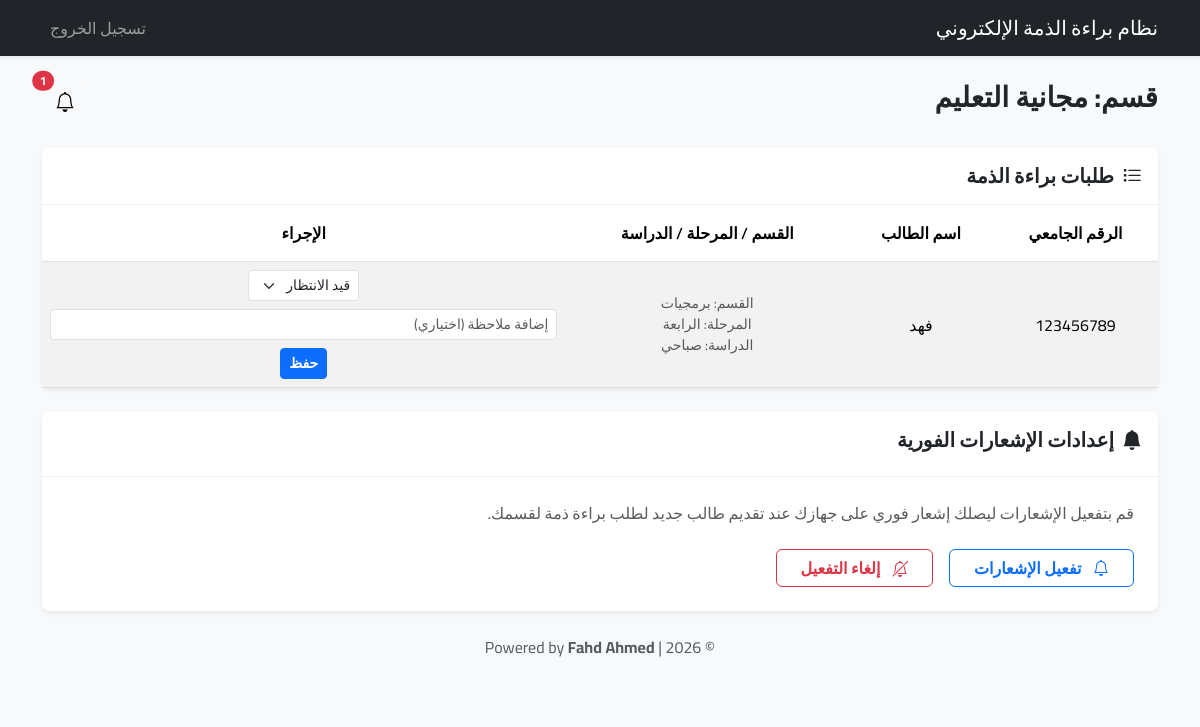
/department_officer (signed in), run on an earlier commit of the app's database.
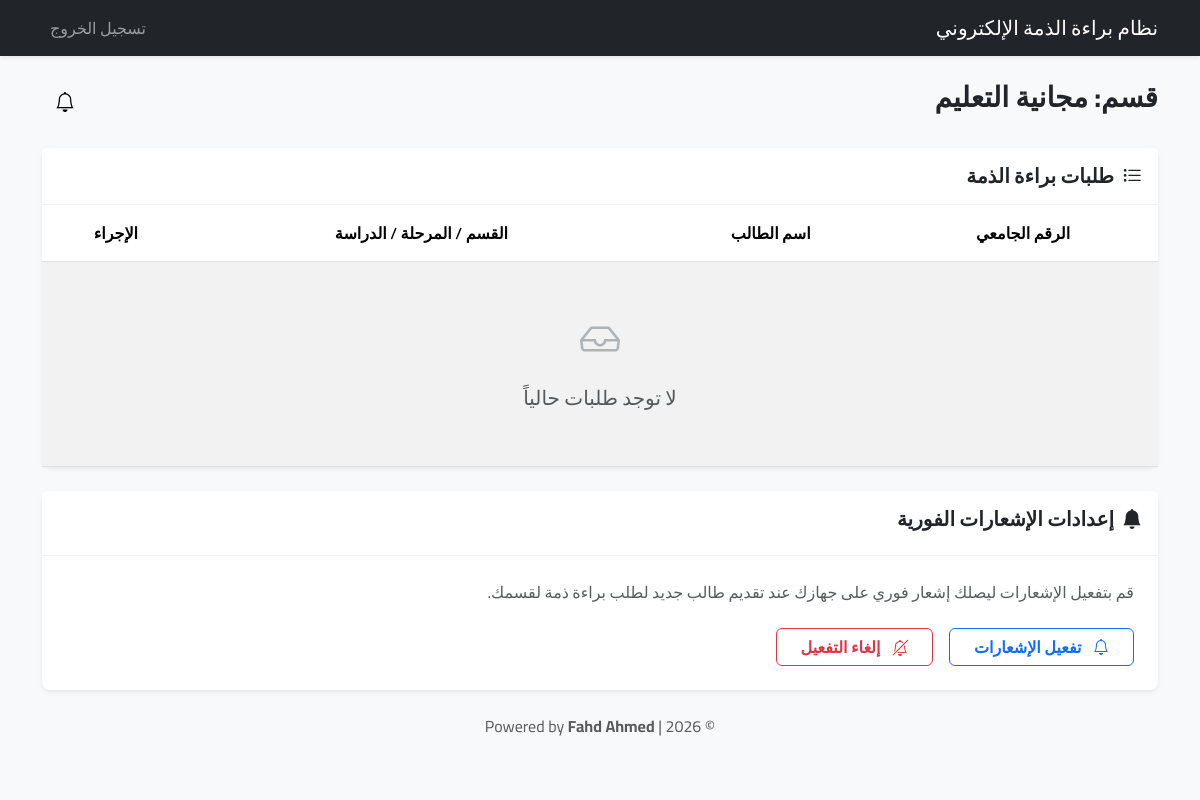
And on a later commit of the database.
### app/models.py (models this page shows, shortened)
class User(db.Model, UserMixin):
    id = db.Column(db.Integer, primary_key=True)
    university_id = db.Column(db.String(20), unique=True, nullable=True)  # الرقم الجامعي (خاص بالطلاب)
    username = db.Column(db.String(50), unique=True, nullable=True)       # اسم المستخدم (للموظفين والمدراء)
    email = db.Column(db.String(120), unique=True, nullable=True)         # البريد الإلكتروني
    password_hash = db.Column(db.String(128), nullable=False)             # كلمة المرور المشفرة
    role = db.Column(db.String(20), nullable=False)  # دور المستخدم: 'student', 'system_admin', 'department_officer'
    full_name = db.Column(db.String(100), nullable=True) # الاسم الكامل (للعرض فقط)
    department = db.Column(db.String(100), nullable=True) # القسم (للموظفين والطلاب)
    stage = db.Column(db.String(50), nullable=True)       # المرحلة الدراسية (للطلاب)
    study_type = db.Column(db.String(50), nullable=True)  # نوع الدراسة: صباحي/مسائي (للطلاب)
    created_at = db.Column(db.DateTime, default=datetime.utcnow) # تاريخ إنشاء الحساب

class ClearanceStatus(db.Model):
    id = db.Column(db.Integer, primary_key=True)
    student_id = db.Column(db.Integer, db.ForeignKey('user.id'), nullable=False) # معرف الطالب
    department = db.Column(db.String(100), nullable=False)  # اسم القسم المعني بالموافقة
    status = db.Column(db.String(20), default='pending')  # الحالة: pending (قيد الانتظار), approved (موافق عليه), rejected (مرفوض)
    comment = db.Column(db.Text, nullable=True) # ملاحظات مسؤول القسم
    updated_at = db.Column(db.DateTime, default=datetime.utcnow) # تاريخ آخر تحديث
    student = db.relationship('User', backref='clearance_statuses')

### app/routes/__init__.py (the view)
@main_routes.route('/department_officer')
@login_required
def department_officer():
    if current_user.role != 'department_officer':
        return redirect(url_for('main.login'))
    records = ClearanceStatus.query.filter_by(department=current_user.department).all()
    form = UpdateStatusForm()
    return render_template(
        'department_officer.html',
        records=records,
        form=form,
        vapid_public_key=current_app.config.get('VAPID_PUBLIC_KEY')
    )

### app/forms.py
class UpdateStatusForm(FlaskForm):
    status = StringField('الحالة الجديدة', validators=[DataRequired()])
    comment = StringField('ملاحظة', validators=[Length(max=200)])
    submit = SubmitField('تحديث الحالة')

### app/__init__.py (called while the page is built)
def format_local_time(utc_dt):
    if not utc_dt:
        return ""
    local_dt = utc_dt + timedelta(hours=3)
    return local_dt.strftime('%Y-%m-%d %H:%M')

def create_app():
    root = os.path.abspath(os.path.join(os.path.dirname(__file__), '..'))
    app = Flask(
        __name__,
        static_folder=os.path.join(root, 'static'),
        static_url_path=''
    )
    app.config.from_object('config')
    app.config['SECRET_KEY'] = '4a8a6021f1e313a3f4e1f7d2f9d7c8c8b6a3e1d1f2a3a1b5'
    app.config['SQLALCHEMY_DATABASE_URI'] = 'sqlite:///../instance/database.db'
    db.init_app(app)
    login_manager.init_app(app)
    csrf.init_app(app)  # تفعيل حماية CSRF
    mail.init_app(app)
    login_manager.login_view = 'main.login'
    @login_manager.user_loader
    def load_user(user_id):
        return User.query.get(int(user_id))
    app.register_blueprint(main_routes)
    app.jinja_env.filters['local_time'] = format_local_time
    @app.context_processor
    def inject_now():
        return {'now': datetime.utcnow()}
    return app

### app/templates/department_officer.html (shortened to what this page needs)
{% extends "base.html" %}
{% block content %}
<div class="d-flex justify-content-between align-items-center mb-4">
    <h3>قسم: {{ current_user.username }}</h3>
    <div class="d-flex align-items-center">
        <div class="dropdown d-inline-block ms-3">
            <button class="btn btn-light position-relative" type="button" id="notificationDropdown"
                data-bs-toggle="dropdown" aria-expanded="false">
                <i class="bi bi-bell fs-5"></i>
                {% set unread = current_user.notifications|selectattr('is_read','equalto',False)|list|length %}
                {% if unread > 0 %}
                <span
                    class="badge bg-danger rounded-pill position-absolute top-0 start-100 translate-middle notification-count">{{
                    unread }}</span>
                {% endif %}
            </button>
        </div>
    </div>
</div>
<div class="card mt-3 border-0 shadow-sm">
    <div class="card-header bg-white py-3">
        <h5 class="card-title mb-0 fw-bold">
            <i class="bi bi-list-task me-2"></i>طلبات براءة الذمة
        </h5>
    </div>
    <div class="card-body p-0">
        <div class="table-responsive">
            <table class="table table-striped align-middle text-center mb-0">
                <thead class="bg-light">
                    <tr>
                        <th class="py-3">الرقم الجامعي</th>
                        <th class="py-3">اسم الطالب</th>
                        <th class="py-3">القسم / المرحلة / الدراسة</th>
                        <th class="py-3">الإجراء</th>
                    </tr>
                </thead>
                <tbody>
                    {% for record in records %}
                    <tr>
                        <td>{{ record.student.university_id }}</td>
                        <td>{{ record.student.full_name or record.student.username }}</td>
                        <td>
                            <small class="d-block text-muted">القسم: {{ record.student.department or '-' }}</small>
                            <small class="d-block text-muted">المرحلة: {{ record.student.stage or '-' }}</small>
                            <small class="d-block text-muted">الدراسة: {{ record.student.study_type or '-' }}</small>
                        </td>
                        <td>
                            <form action="{{ url_for('main.update_status') }}" method="POST"
                                class="d-flex justify-content-center align-items-center flex-wrap gap-2">
                                <select name="status" id="status-{{ record.student_id }}"
                                    class="form-select form-select-sm w-auto" required aria-label="حالة الطلب">
                                    <option value="pending" {% if record.status=='pending' %}selected{% endif %}>قيد
                                        الانتظار</option>
                                </select>
                                <input type="text" name="comment" class="form-control form-control-sm min-width-150"
                                    placeholder="إضافة ملاحظة (اختياري)" value="{{ record.comment or '' }}">
                                <button type="submit" class="btn btn-sm btn-primary">حفظ</button>
                            </form>
                        </td>
                    </tr>
                    {% else %}
                    <tr>
                        <td colspan="4" class="text-center text-muted py-5">
                            <i class="bi bi-inbox fs-1 d-block mb-3 text-secondary opacity-50"></i>
                            <h5 class="fw-light">لا توجد طلبات حالياً</h5>
                        </td>
                    </tr>
                    {% endfor %}
                </tbody>
            </table>
        </div>
    </div>
</div>
<div class="card mt-4 border-0 shadow-sm">
    <div class="card-header bg-white py-3">
        <h5 class="card-title fw-bold">
            <i class="bi bi-bell-fill me-2"></i>إعدادات الإشعارات الفورية
        </h5>
    </div>
    <div class="card-body p-4">
        <p class="text-muted mb-4">قم بتفعيل الإشعارات ليصلك إشعار فوري على جهازك عند تقديم طالب جديد لطلب براءة ذمة
            لقسمك.</p>
        <div class="d-flex gap-3">
            <button id="enable-notifications" class="btn btn-outline-primary px-4"
                data-vapid-key="{{ vapid_public_key }}">
                <i class="bi bi-bell me-2"></i> تفعيل الإشعارات
            </button>
            <button id="disable-notifications" class="btn btn-outline-danger px-4">
                <i class="bi bi-bell-slash me-2"></i> إلغاء التفعيل
            </button>
        </div>
    </div>
</div>
{% endblock %}

### app/templates/base.html (shortened to what this page needs)
<!DOCTYPE html>
<html lang="ar" dir="rtl">
<head>
    <link href="https://cdn.jsdelivr.net/npm/bootstrap@5.3.2/dist/css/bootstrap.rtl.min.css" rel="stylesheet">
    <link rel="stylesheet" href="https://cdn.jsdelivr.net/npm/bootstrap-icons@1.11.3/font/bootstrap-icons.min.css">
    <link rel="stylesheet" href="{{ url_for('static', filename='css/styles.css') }}">
</head>
<body>
    <nav class="navbar navbar-expand-lg navbar-dark bg-dark shadow-sm">
        <div class="container">
            <a class="navbar-brand" href="#">
                نظام براءة الذمة الإلكتروني
            </a>
            <div class="collapse navbar-collapse" id="navbarNav">
                <ul class="navbar-nav ms-auto">
                    {% if current_user.is_authenticated %}
                    <li class="nav-item">
                        <a class="nav-link" href="{{ url_for('main.logout') }}">تسجيل الخروج</a>
                    </li>
                    {% endif %}
                </ul>
            </div>
        </div>
    </nav>
    <main class="container mt-4">
        {% block content %}{% endblock %}
    </main>
    <footer class="text-center text-muted py-4 mt-auto bg-light">
        <p>&copy; {{ now.year }} | Powered by <strong>Fahd Ahmed</strong></p>
    </footer>
</body>
</html>

### app/static/css/styles.css (style rules this page uses)
:root { --primary-color: #0d6efd; --secondary-color: #6c757d; --light-bg: #f8f9fa; --dark-text: #212529; --border-radius: 0.5rem; }
body { font-family: 'Cairo', sans-serif; background-color: var(--light-bg); color: var(--dark-text); }
.card { border: 1px solid rgba(0, 0, 0, .05); border-radius: var(--border-radius); box-shadow: 0 0.125rem 0.25rem rgba(0, 0, 0, 0.075); }
.card-header { background-color: white; border-bottom: 1px solid rgba(0, 0, 0, .05); font-weight: 600; }
h1, h2, h3, h4, h5, h6 { font-weight: 700; }
.btn { font-family: 'Cairo', sans-serif; font-weight: 600; }
.table th { font-weight: 600; }

What changed in the data, as far as the page shows it:
removed ClearanceStatus: student.university_id "123456789", student "فهد", student "برمجيات", student "الرابعة", student "صباحي", status "قيد الانتظار"
Also different on the page:
{{ unread }}: "1" → (not shown)
text now shown: "لا توجد طلبات حالياً"
